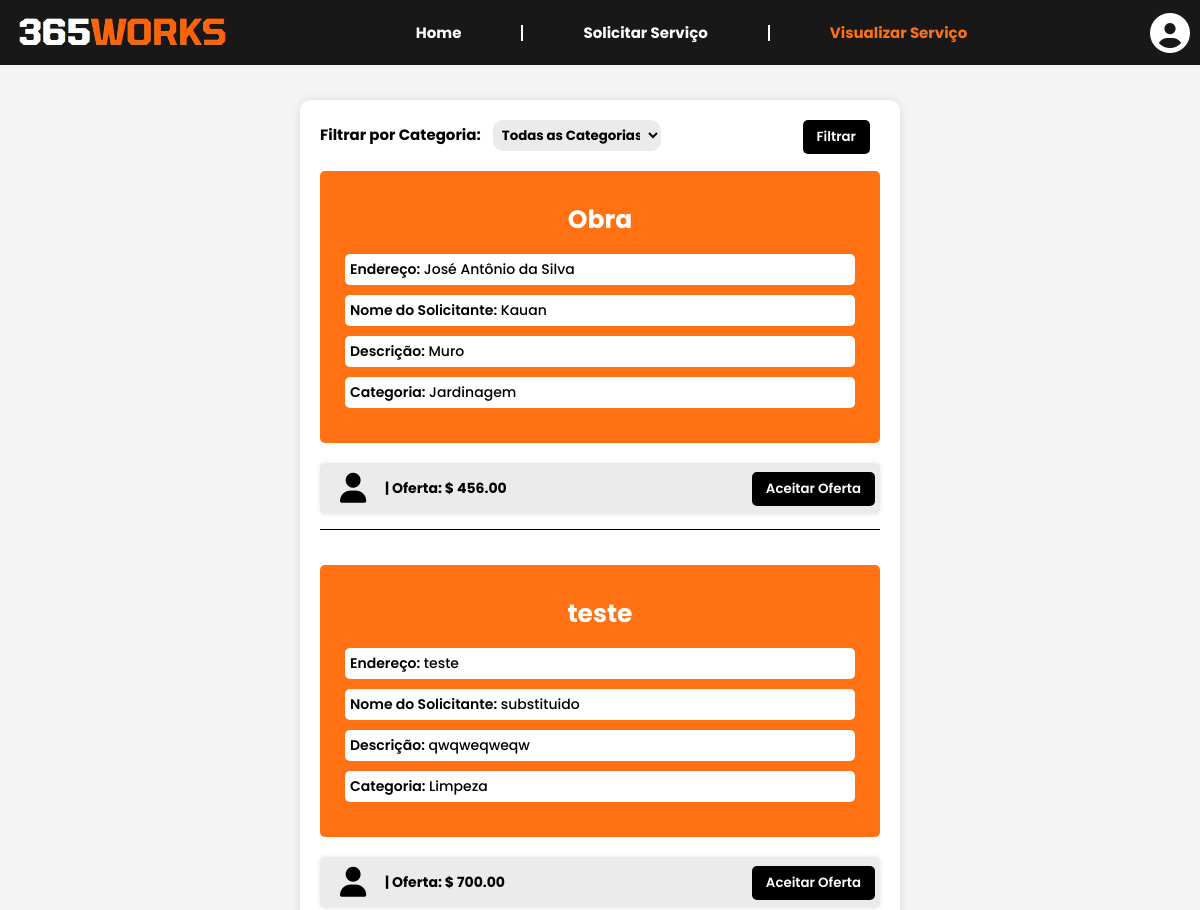
The app's page /visualizar_servico_usuario/ (signed in, upper part), older data.
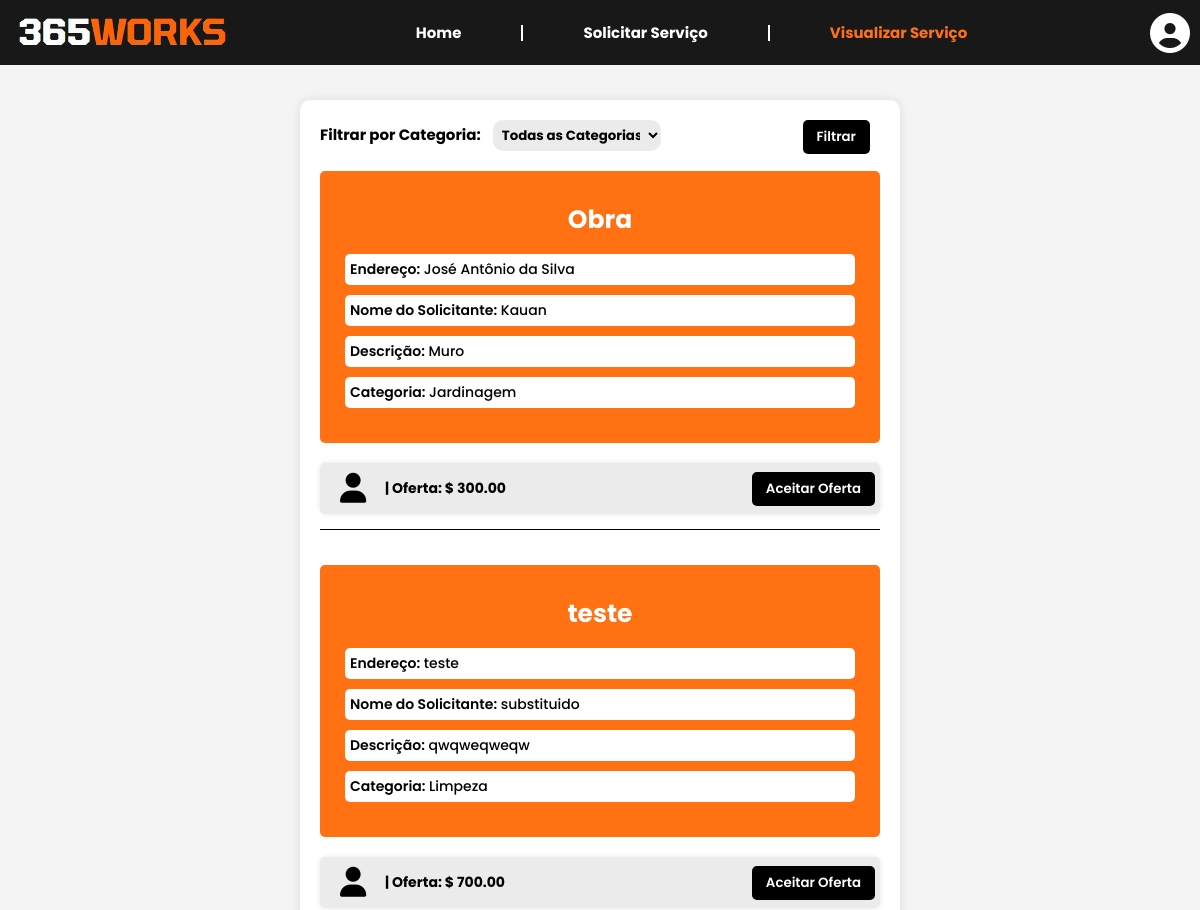
The same page, newer data.
### works365/models.py (models this page shows, shortened)
class Servico(models.Model):
    nome_servico = models.CharField(max_length=255)
    endereco = models.CharField(max_length=255)
    descricao = models.TextField()
    categorias = models.ManyToManyField(Categoria)
    solicitante = models.CharField(max_length=255)
    oferta = models.DecimalField(max_digits=10, decimal_places=2, null=True, blank=True)
    usuario = models.ForeignKey(UserProfile, on_delete=models.CASCADE, related_name='servicos')

### works365/views.py (the view)
# urls.py: path('visualizar_servico_usuario/', views.view_user_service, name='view_user_service'),
def view_user_service(request):
    categorias_disponiveis = list(Categoria.objects.values_list('nome', flat=True).distinct())
    categoria_filtro = request.GET.get('categoria_filtro')
    usuario_atual = UserProfile.objects.get(user=request.user)
    if categoria_filtro:
        servicos = Servico.objects.filter(categorias__nome=categoria_filtro, usuario=usuario_atual)
    else:
        servicos = Servico.objects.filter(usuario=usuario_atual)
    return render(request, 'pages/visualizar_servico_usuario.html', {'servicos': servicos, 'categorias_disponiveis': categorias_disponiveis})

### works365/context_processors.py (called while the page is built)
def your_context_processor(request):
    user_profile = None
    profissional_profile = None
    if request.user.is_authenticated:
        try:
            user_profile = request.user.userprofile  # Obtenha o perfil do usuário
        except UserProfile.DoesNotExist:
            user_profile = None
        try:
            profissional_profile = request.user.profissionalprofile  # Obtenha o perfil do profissional
        except ProfissionalProfile.DoesNotExist:
            profissional_profile = None
    return {
        'user_profile': user_profile,
        'profissional_profile': profissional_profile,
    }

### works365/templates/pages/visualizar_servico_usuario.html (shortened to what this page needs)
{% load static %}
<!DOCTYPE html>
<html lang="en">
<head>
    <link rel="stylesheet" type="text/css" href="{% static 'css/visualizar_servico_usuario.css' %}">
    <link rel="stylesheet" href="https://cdnjs.cloudflare.com/ajax/libs/font-awesome/6.5.2/css/all.min.css">
</head>
<body>
    {% include 'pages/navbar.html' %}
    <div class="services-container">
        <form action="{% url 'view_user_service' %}" method="GET">
            <div class="filter">
                <label for="categoria_filtro">Filtrar por Categoria:</label>
                <select name="categoria_filtro" class="categoria_filtro">
                    <option value="">Todas as Categorias</option>
                </select>
                <button type="submit">Filtrar</button>
            </div>
        </form>
        {% for servico in servicos %}
            <div class="service-wrapper">
                <div class="service-card">
                    <h3>{{ servico.nome_servico }}</h3>
                    <div><span>Endereço:</span> {{ servico.endereco }}</div>
                    <div><span>Nome do Solicitante:</span> {{ servico.solicitante }}</div>
                    <div><span>Descrição:</span> {{ servico.descricao }}</div>
                    {% for categoria in servico.categorias.all %}
                    <div><span>Categoria:</span> {{ categoria.nome }}</div>
                    {% endfor %}
                </div>
                {% if servico.oferta %}
                    <div class="offer">
                        <div class="details">
                            <i class="fa-solid fa-user"></i>
                            <span>{{ request.session.profissional_nome }} | Oferta: $ {{ servico.oferta }}</span>
                        </div>
                        <a href="https://api.whatsapp.com/send?phone=5548992139839"><button class="btn-accept">Aceitar
                                Oferta</button></a>
                    </div>
                {% else %}
                    <div class="no-offer">
                        <span>Nenhuma oferta encontrada</span>
                    </div>
                {% endif %}
            </div>
            <div class="horizontal-line"></div>
        {% empty %}
            <div class="no-service">
                <span>Nenhum serviço encontrado</span>
            </div>
        {% endfor %}
    </div>
</body>
</html>

Row changes from the older to the newer data that the page shows:
changed Servico "Obra": oferta "456.00" → "300.00"
